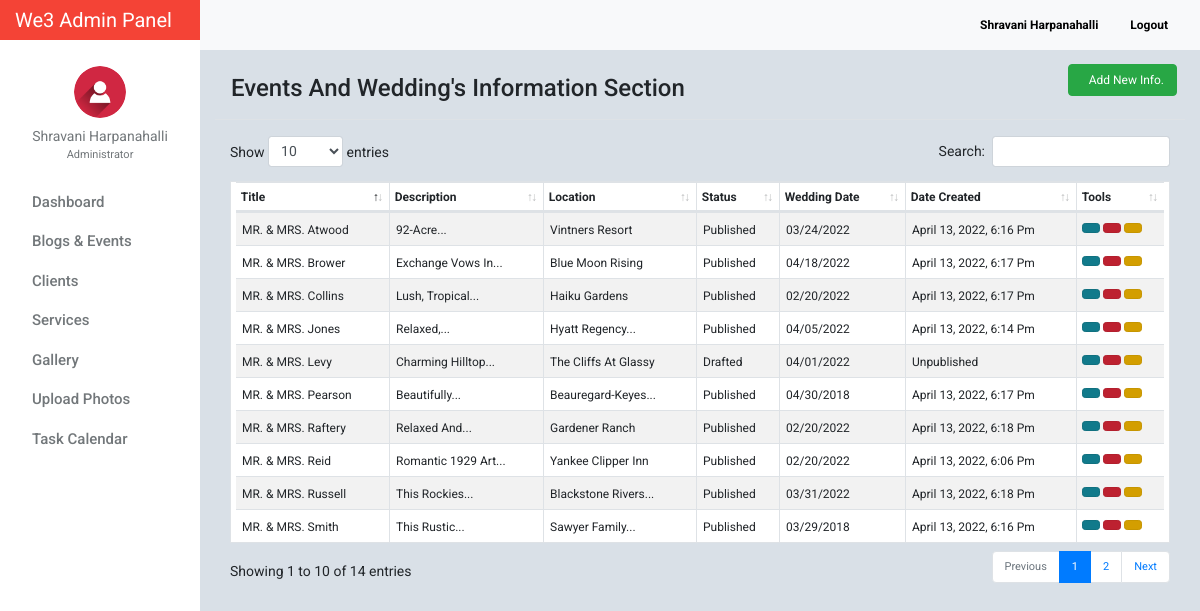
Screenshot of /blog_events.php (signed in) with the database file from the repository.
### tables this page shows
CREATE TABLE `tblusers` (
  `id` int(11) NOT NULL,
  `firstname` varchar(32) NOT NULL,
  `lastname` varchar(32) NOT NULL,
  `gender` enum('m','f') NOT NULL,
  `username` varchar(50) NOT NULL,
  `password` varchar(50) NOT NULL,
  `email` varchar(100) NOT NULL,
  `designation` varchar(100) NOT NULL,
  `address` text NOT NULL,
  `access_level` enum('0','1','2') NOT NULL,
  `profile_picture` varchar(100) NOT NULL,
  `date_created` varchar(100) NOT NULL
);

CREATE TABLE `tblpostwedding` (
  `id` int(11) NOT NULL,
  `title` varchar(100) NOT NULL,
  `description` text NOT NULL,
  `preview_image` text NOT NULL,
  `location` varchar(100) NOT NULL,
  `status` enum('0','1') NOT NULL,
  `wedding_date` varchar(100) NOT NULL,
  `wedding_type` varchar(100) NOT NULL,
  `date_created` varchar(100) NOT NULL,
  `date_published` varchar(100) NOT NULL
);

### include/database.php (called while the page is built, shortened)
<?php
class Database
{
    public $connection;
    public function open_connection()
    {
        $this->connection = mysqli_connect(DB_HOST, DB_USER, DB_PASS, DB_NAME);
    }
    public function query($sql)
    {
        $result = mysqli_query($this->connection, $sql);
        return $result;
    }
}
$db = new Database();
?>

### include/db_object.php (called while the page is built, shortened)
<?php
class DB_Object
{
    public static function find_all() {
        return static::find_by_query("SELECT * FROM " . static::$db_table . " ORDER BY id DESC");
    }
    public static function find_by_id($id) {
        $the_result_array = static::find_by_query("SELECT * FROM " . static::$db_table . " WHERE id = $id ORDER BY id DESC  LIMIT 1 ");
        return !empty($the_result_array) ? array_shift($the_result_array) : false;
    }
    public static function find_by_query($sql) {
        global $db;
        $result_set = $db->query($sql);
        $the_object_array = array();
        while($row = mysqli_fetch_array($result_set)) {
            $the_object_array[] = static::instantiation($row);
        }
        return $the_object_array;
    }
    public static function instantiation($the_record){
        $the_object = new $calling_class;
        foreach($the_record as $the_attribute => $value)
        {
            if($the_object->has_the_attribute($the_attribute)) {
                $the_object->$the_attribute = $value;
            }
        }
        return $the_object;
    }
    private function has_the_attribute($the_attribute) {
        $object_properties = get_object_vars($this);
        return array_key_exists($the_attribute, $object_properties);
    }
}
?>

### include/Users.php (called while the page is built, shortened)
<?php
class Users extends DB_Object
{
    public $profile_picture;
    public $upload_directory = "upload/users";
    public $image_placeholder = "http://placehold.it/64x64&text=images";
    public function profile_picture_picture() {
        return empty($this->profile_picture) ? $this->image_placeholder : $this->upload_directory. '/' .$this->profile_picture;
    }
}
?>

### include/Helper.php (called while the page is built, shortened)
<?php
function trim_body($text, $max_length = 30, $tail = '...') {
    $tail_len = strlen($tail);
    if (strlen($text) >  $max_length) {
        $tmp_text = substr($text, 0, $max_length - $tail_len);
        if (substr($text, $max_length - $tail_len, 1) == ' ') {
            $text = $tmp_text;
        } else {
            $pos = strrpos($tmp_text, ' ');
            $text = substr($text, 0, $pos);
        }
        $text = $text . $tail;
    }
    return $text;
}

### blog_events.php (the view, shortened to what this page needs)
<?php
    $event_wedding =   EventWedding::find_all();
?>
<?php $users_profile = Users::find_by_id($_SESSION['id']); ?>
<!doctype html>
<html lang="en">
<head>
    <link href="css/bootstrap.min.css" rel="stylesheet">
    <link href="css/dashboard.css" rel="stylesheet">
    <link href="css/dataTables.bootstrap4.min.css" rel="stylesheet">
    <link rel="stylesheet" type="text/css"
          href="https://cdn.materialdesignicons.com/2.1.19/css/materialdesignicons.min.css">
</head>
<body>
<?php include_once 'include/sidebar.php'; ?>
<div class="d-flex justify-content-between flex-wrap flex-md-nowrap align-items-center pb-2 mb-3 border-bottom">
    <h4 class="h4 mt-4 ml-3">Events And Wedding's Information Section</h4>
    <div class="btn-toolbar mb-2 mb-md-0">
        <div class="btn-group mr-2">
            <a class="btn btn-md btn-success" style="font-size: 12px;" href="blog_events_add.php"><i class="mdi mdi-account-plus mr-2"></i> Add New Info.</a>
        </div>
    </div>
</div>
<table id="example" class="table table-striped table-hover table-bordered table-sm" cellspacing="0" width="100%" style="background: white;padding: 0 5px;">
    <thead>
        <tr>
            <th>Title</th>
            <th>Description</th>
            <th>Location</th>
            <th>Status</th>
            <th>Wedding Date</th>
            <th>Date Created</th>
            <th>Tools</th>
        </tr>
    </thead>
    <tbody>
       <?php foreach ($event_wedding as $events) : ?>
        <tr>
            <td class="special"><?= trim_body($events->title, 30); ?></td>
            <td class="special"><?= trim_body($events->description, 20);  ?></td>
            <td class="special"><?= trim_body($events->location, 20); ?></td>
            <td class="special"><?= ($events->status == 0) ? 'Drafted' : 'Published'; ?></td>
            <td class="special"> <?= $events->wedding_date; ?></td>
            <td class="special"><?= empty($events->date_published) ? 'Unpublished' : $events->date_published; ?></td>
            <td>
                <a href="blog_events_edit.php?id=<?= $events->id; ?>" class="btn btn-info btn-sm active"><i class="mdi mdi-account-edit"></i></a>
                <a href="blog_events_delete.php?id=<?= $events->id; ?>" class="btn btn-danger btn-sm active"><i class="mdi mdi-delete"></i></a>
                <a href="../wedding_details.php?id=<?= $events->id; ?>" target="_blank" class="btn btn-warning btn-sm active"><i class="mdi mdi-eye"></i></a>
            </td>
        </tr>
    <?php endforeach; ?>
    </tbody>
</table>
</main>
</div>
</div>
</body>
</html>

### include/sidebar.php (shortened to what this page needs)
<nav class="navbar sticky-top p-0" style="width: 16.7%;background-color: #f44336;">
    <a class="navbar-brand col-sm-3 col-md-2 mr-0" style="color:white;" href="dashboard.php">
        We3 Admin Panel
    </a>
</nav>
<div class="container-fluid">
    <div class="row">
        <nav class="col-md-2 d-none d-md-block bg-light sidebar">
            <div class="sidebar-sticky">
                <ul class="nav flex-column">
                    <li class="nav-item mt-3">
                        <div class="text-center">
                            <a href="users_profile.php" class="user-button">
                                <img src="<?= $users_profile->profile_picture_picture(); ?>" class="img-fluid rounded-circle" width="52" height="52" alt="">
                                <div class="user-profile"><?= $users_profile->firstname . ' ' . $users_profile->lastname; ?></div>
                            </a>
                                <div class="text-center mt-0" style="font-size: 11px;color:#72777a;">
                                    <?= ($users_profile->designation == 0) ? 'Administrator' : 'Moderator'; ?>
                                </div>
                        </div>
                    </li>
                    <li class="nav-item"><div class="dropdown-divider"></div></li>
                    <li class="nav-item">
                        <a class="nav-link" href="dashboard.php">
                            Dashboard <span class="sr-only">(current)</span>
                        </a>
                    </li>
                    <li class="nav-item"><div class="dropdown-divider"></div></li>
                    <li class="nav-item">
                        <a class="nav-link" href="blog_events.php">
                            Blogs &amp; Events
                        </a>
                    </li>
                    <li class="nav-item"><div class="dropdown-divider"></div></li>
                    <li class="nav-item">
                        <a class="nav-link" href="client.php" >
                            Clients
                        </a>
                    </li>
                    <li class="nav-item"><div class="dropdown-divider"></div></li>
                    <li class="nav-item">
                        <a class="nav-link" href="service_list.php">
                            Services
                        </a>
                    </li>
                    <li class="nav-item"><div class="dropdown-divider"></div></li>
                    <li class="nav-item">
                        <a class="nav-link" href="photos_view.php">
                            Gallery
                        </a>
                    </li>
                    <li class="nav-item"><div class="dropdown-divider"></div></li>
                    <li class="nav-item">
                        <a class="nav-link" href="photos_add.php">
                            Upload Photos
                        </a>
                    </li>
                    <li class="nav-item"><div class="dropdown-divider"></div></li>
                    <li class="nav-item">
                        <a class="nav-link" href="task_all_calendar.php">
                            Task Calendar
                        </a>
                    </li>
                </ul>
            </div>
        </nav>
        <main role="main" class="col-md-9 ml-sm-auto col-lg-10" style="margin-top: -40px;z-index: 999">
            <nav class="navbar navbar-expand-lg navbar-light bg-light" style="margin-left:-15px;margin-right: -15px;">
                <button class="navbar-toggler" type="button" data-toggle="collapse" data-target="#navbarNav" aria-controls="navbarNav" aria-expanded="false" aria-label="Toggle navigation">
                </button>
                <div class="form-inline my-2 my-lg-0">
                    <a class="nav-link" href="users_profile.php"><b><?= ucfirst($users_profile->firstname) . ' ' . ucfirst($users_profile->lastname); ?></b></a>
                    <a class="nav-link" href="logout.php"><b><i class="mdi mdi-logout" style="color: #f44336!important;"></i> Logout</b></a>
                </div>
            </nav>

### css/dashboard.css (style rules this page uses)
body { font-size: .875rem; font-family: 'Roboto', 'Segoe UI',sans-serif; background: #D9E0E7; }
.sidebar { position: fixed; top: 0; bottom: 0; left: 0; z-index: 100; padding: 0; box-shadow: inset -1px 0 0 rgba(0, 0, 0, .1); background-color: #fff; }
.sidebar-sticky { position: -webkit-sticky; position: sticky; top: 40px; height: calc(100vh - 48px); height: 100% !important; padding-top: 2.5rem; overflow-x: hidden; overflow-y: auto; background-color: #fff; }
.sidebar .nav-link { font-weight: 500; color: #72777a; font-size: 15px; text-transform: capitalize; transition: all 2s linear; font-family: 'Roboto', sans-serif; }
.nav.flex-column li.nav-item:nth-child(2) { margin-top:10px; }
.user-profile { color: #72777a; margin-top: 8px; }
img.img-fluid.rounded-circle { margin-top: 10px; }
.form-inline.my-2.my-lg-0 a.nav-link { color: black; font-size: 12px; }
.dropdown-divider { border-top: 1px solid #fff; }
.nav.flex-column a.nav-link { padding: .0rem 1rem; }
.user-profile { text-transform: capitalize; }
.btn-group.mr-2 { border-top-right-radius: 0 !important; border-left-right-radius: 0 !important; }

### blog_events.php (style rules this page uses)
table.table.table-striped.table-bordered.table-sm { font-size:12px; }
td.special { padding: 0; padding-top: 8px; padding-left:6px; padding-bottom:6px; padding-right:6px; margin-top:5px; text-transform: capitalize; }

### rows the page displays
tblusers: profile_picture (picture), firstname "Shravani", lastname "Harpanahalli"
tblpostwedding: title "MR. & MRS. Smith", description "This Rustic...", location "Sawyer Family...", status "Published", wedding_date "03/29/2018", date_published "April 13, 2022, 6:16 Pm"
tblpostwedding: title "MR. & MRS. Russell", description "This Rockies...", location "Blackstone Rivers...", status "Published", wedding_date "03/31/2022", date_published "April 13, 2022, 6:18 Pm"
tblpostwedding: title "MR. & MRS. Jones", description "Relaxed,...", location "Hyatt Regency...", status "Published", wedding_date "04/05/2022", date_published "April 13, 2022, 6:14 Pm"
tblpostwedding: title "MR. & MRS. Reid", description "Romantic 1929 Art...", location "Yankee Clipper Inn", status "Published", wedding_date "02/20/2022", date_published "April 13, 2022, 6:06 Pm"
tblpostwedding: title "MR. & MRS. Brower", description "Exchange Vows In...", location "Blue Moon Rising", status "Published", wedding_date "04/18/2022", date_published "April 13, 2022, 6:17 Pm"
tblpostwedding: title "MR. & MRS. Raftery", description "Relaxed And...", location "Gardener Ranch", status "Published", wedding_date "02/20/2022", date_published "April 13, 2022, 6:18 Pm"
tblpostwedding: title "MR. & MRS. Pearson", description "Beautifully...", location "Beauregard-Keyes...", status "Published", wedding_date "04/30/2018", date_published "April 13, 2022, 6:17 Pm"
tblpostwedding: title "MR. & MRS. Collins", description "Lush, Tropical...", location "Haiku Gardens", status "Published", wedding_date "02/20/2022", date_published "April 13, 2022, 6:17 Pm"
tblpostwedding: title "MR. & MRS. Levy", description "Charming Hilltop...", location "The Cliffs At Glassy", status "Drafted", wedding_date "04/01/2022", shows "Unpublished"
tblpostwedding: title "MR. & MRS. Atwood", description "92-Acre...", location "Vintners Resort", status "Published", wedding_date "03/24/2022", date_published "April 13, 2022, 6:16 Pm"
